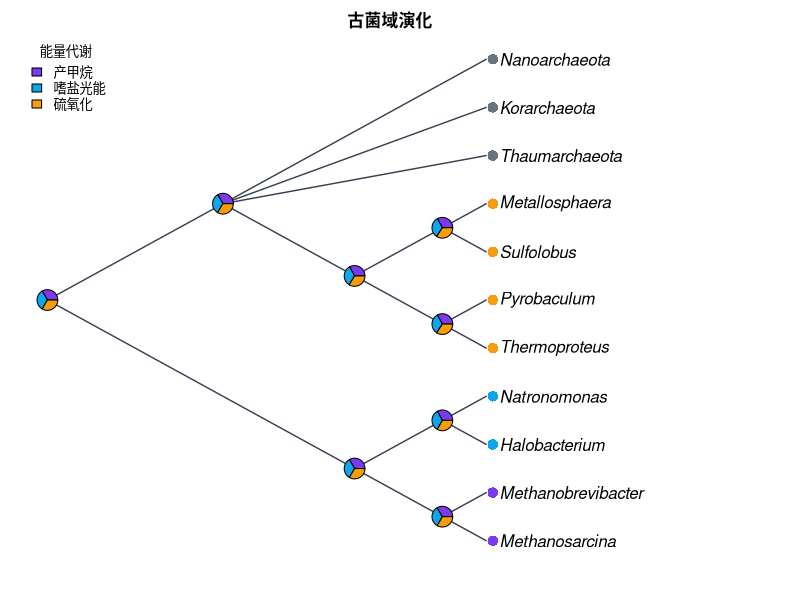

This figure's R source:
#!/usr/bin/env Rscript
# CladeForge reproducible-analysis script
# Project : 古菌域演化
# Format  : CladeForge project v0.1.0
#
# What this script reproduces, and what it does not:
#   REPRODUCED (same algorithms as the application):
#     * Sankoff parsimony with the project's step matrix (advisory baseline);
#     * equal-rates Mk ancestral-state reconstruction (pruning + up-pass), i.e.
#       the posterior probabilities the app reports.
#   APPROXIMATED:
#     * a PDF figure drawn from the same data — character-coloured tips,
#       posterior pies, legend — in the project's cladogram layout
#       (equal branch spacing, like the CladeForge cladogram (branch lengths ignored)). It is NOT a pixel copy of the on-screen figure: manual
#       node positions, collapsed clades, custom reticulation edges, era bands
#       and the interactive ladderising order are GUI state that ape does not
#       consume. The topology, tip labels, states and posteriors are identical;
#       the geometry is a same-data rendering.
#   Branch lengths: present, used as given.
# Run with: Rscript this_file.R   (install.packages("ape") if needed)

library(ape)

# The tree is assembled from vectors rather than parsed from Newick, so every
# label survives byte-exact even where ape's own reader would mangle it.
tree <- structure(
  list(
    edge = matrix(c(12, 13, 12, 14, 13, 15, 13, 16, 14, 17, 14, 1, 14, 2, 14, 3, 15, 4, 15, 5, 16, 6, 16, 7, 17, 18, 17, 19, 18, 8, 18, 9, 19, 10, 19, 11), ncol = 2, byrow = TRUE),
    edge.length = c(500, 600, 700, 800, 200, 300, 400, 500, 2800, 2800, 2700, 2700, 600, 700, 2600, 2600, 2500, 2500),
    Nnode = 8L,
    tip.label = c("Thaumarchaeota", "Korarchaeota", "Nanoarchaeota", "Methanosarcina", "Methanobrevibacter", "Halobacterium", "Natronomonas", "Thermoproteus", "Pyrobaculum", "Sulfolobus", "Metallosphaera"),
    node.label = c("Asgard", "Euryarchaeota", "Tetrarchaeota", "Methanobacteriales", "Halobacteriales", "Crenarchaeota", "Thermoproteales", "Sulfolobales")
  ),
  class = "phylo"
)

# Branch lengths, with an explicit unit-length fallback: a cladogram-only project
# serialises no lengths at all, and 1 / mean(NULL) would poison every
# transition probability below.
bl <- tree$edge.length
if (is.null(bl) || !any(is.finite(bl) & bl > 0)) {
  bl <- rep(1, nrow(tree$edge))
  cat("NOTE: the tree carries no usable branch lengths; Mk probabilities and the\n")
  cat("      figure use unit (equal) branch lengths, i.e. topology-only inference.\n\n")
}

# Equal-rates Mk rate: one expected substitution per mean branch, so the
# transition probabilities are invariant to the tree's absolute scale. Every
# length above is already resolved the way the application resolves it (a
# recorded 0 is a real zero; unset / negative / non-finite became 1), so the mean
# runs over ALL of them — filtering here would drop zero-length and unmeasured
# edges from the average and make this script reconstruct at a different rate
# than the application reports. Deriving it from the fallback-protected bl
# above is what keeps the rate finite for a cladogram-only project.
rate <- 1 / mean(bl)


characters <- list(
  list(
    name = "能量代谢",
    type = "discrete",
    states = c("产甲烷", "嗜盐光能", "硫氧化"),
    colors = c("#7c3aed", "#0ea5e9", "#f59e0b"),
    cost = NULL,
    tips = c("Methanosarcina" = "产甲烷", "Methanobrevibacter" = "产甲烷", "Halobacterium" = "嗜盐光能", "Natronomonas" = "嗜盐光能", "Thermoproteus" = "硫氧化", "Pyrobaculum" = "硫氧化", "Sulfolobus" = "硫氧化", "Metallosphaera" = "硫氧化")
  ),
  list(
    name = "温度适应性",
    type = "discrete",
    states = c("超嗜热", "嗜热", "中温"),
    colors = c("#dc2626", "#f97316", "#22c55e"),
    cost = NULL,
    tips = c("Methanosarcina" = "中温", "Methanobrevibacter" = "中温", "Halobacterium" = "中温", "Natronomonas" = "中温", "Thermoproteus" = "超嗜热", "Pyrobaculum" = "超嗜热", "Sulfolobus" = "嗜热", "Metallosphaera" = "嗜热")
  )
)

# --- helpers ----------------------------------------------------------------

## Equal-rates (ER) Mk transition matrix P(t): the same closed form used by
## CladeForge's inference assistant. The rate is scaled by the mean branch
## length so probabilities are invariant to the tree's absolute scale.
p_er <- function(t, k, rate) {
  e <- exp(-k * rate * t)
  P <- matrix(1 / k, k, k) - (1 / k) * e
  diag(P) <- 1 / k + ((k - 1) / k) * e
  P
}

## Sankoff parsimony down/up pass. 'cost' is k x k; tips absent from tip_states
## are treated as missing data.
sankoff <- function(tree, tip_states, states, cost) {
  ntip <- length(tree$tip.label)
  k <- length(states)
  sidx <- setNames(seq_len(k), states)
  x <- sidx[tip_states[tree$tip.label]]
  parent <- tree$edge[, 1]
  child <- tree$edge[, 2]
  kids <- split(child, parent)
  root <- setdiff(unique(parent), unique(child))
  g <- matrix(0, nrow = ntip + tree$Nnode, ncol = k)
  rownames(g) <- as.character(seq_len(ntip + tree$Nnode))
  ## Down-pass: internal node indices decrease from root, so descending order
  ## visits children before parents.
  for (v in sort(as.integer(names(kids)), decreasing = TRUE)) {
    for (i in seq_len(k)) {
      total <- 0
      for (ch in kids[[as.character(v)]]) {
        if (ch <= ntip) {
          xi <- x[[ch]]
          if (is.na(xi)) next
          total <- total + min(cost[i, ] + ifelse(seq_len(k) == xi, 0, Inf))
        } else {
          total <- total + min(cost[i, ] + g[as.character(ch), ])
        }
      }
      g[as.character(v), i] <- total
    }
  }
  ## Up-pass: assign each node a state minimising cost given its parent.
  node_state <- integer(ntip + tree$Nnode)
  walk <- function(v, parent_state) {
    base <- if (parent_state == 0L) rep(0, k) else cost[parent_state, ]
    scores <- base + g[as.character(v), ]
    best <- which.min(scores)
    node_state[v] <<- best
    for (ch in kids[[as.character(v)]]) {
      if (ch > ntip) walk(ch, best)
    }
  }
  walk(root, 0L)
  list(cost = min(g[as.character(root), ]),
       states = node_state, k = k)
}

## Equal-rates Mk marginal ancestral reconstruction: Felsenstein pruning
## (down-pass) + parent/sibling up-pass, normal space. Uses the script-level
## 'bl' (which already falls back to unit lengths when the tree has none) and the
## script-level 'rate' (= 1 / mean usable branch length); both are bound before
## this function is ever called. For very large or very unbalanced trees prefer
## log-space implementations (phangorn::ace, phytools).
mk_asr <- function(tree, tip_states, states) {
  ntip <- length(tree$tip.label)
  k <- length(states)
  sidx <- setNames(seq_len(k), states)
  x <- sidx[tip_states[tree$tip.label]]
  parent <- tree$edge[, 1]
  child <- tree$edge[, 2]
  kids <- split(seq_along(child), parent)  # edge-row indices per parent
  root <- setdiff(unique(parent), unique(child))
  L <- matrix(1, nrow = ntip + tree$Nnode, ncol = k)
  rownames(L) <- as.character(seq_len(ntip + tree$Nnode))
  for (v in sort(as.integer(names(kids)), decreasing = TRUE)) {
    rows <- kids[[as.character(v)]]
    vec <- rep(1, k)
    for (r in rows) {
      ch <- child[r]
      m <- if (ch <= ntip) {
        xi <- x[[ch]]
        if (is.na(xi)) rep(1, k) else as.numeric(seq_len(k) == xi)
      } else L[as.character(ch), ]
      vec <- vec * (p_er(bl[r], k, rate) %*% m)
    }
    s <- sum(vec)
    L[as.character(v), ] <- if (s > 0) vec / s else rep(1 / k, k)
  }
  G <- matrix(1 / k, nrow = ntip + tree$Nnode, ncol = k)
  rownames(G) <- rownames(L)
  for (v in sort(as.integer(names(kids)))) {
    rows <- kids[[as.character(v)]]
    for (r in rows) {
      ch <- child[r]
      if (ch <= ntip) next
      sib_msg <- rep(1, k)
      for (r2 in rows) {
        ch2 <- child[r2]
        if (ch2 == ch) next
        m2 <- if (ch2 <= ntip) {
          xi <- x[[ch2]]
          if (is.na(xi)) rep(1, k) else as.numeric(seq_len(k) == xi)
        } else L[as.character(ch2), ]
        sib_msg <- sib_msg * (p_er(bl[r2], k, rate) %*% m2)
      }
      G[as.character(ch), ] <- p_er(bl[r], k, rate) %*% (G[as.character(v), ] * sib_msg)
      G[as.character(ch), ] <- G[as.character(ch), ] / sum(G[as.character(ch), ])
    }
  }
  post <- L * G
  post <- post / rowSums(post)
  list(posterior = post)
}

# --- analysis ---------------------------------------------------------------

cat("CladeForge reproducible analysis\n")
cat("Tree:", Ntip(tree), "tips,", tree$Nnode, "internal nodes\n\n")

internal_nodes <- (length(tree$tip.label) + 1):(length(tree$tip.label) + tree$Nnode)

for (ch in characters) {
  cat("== Character:", ch$name, "==\n")
  if (ch$type != "discrete" || length(ch$states) < 2) {
    cat("   continuous or single-state: exported as data only\n\n")
    next
  }
  scored <- ch$tips[names(ch$tips) %in% tree$tip.label]
  cost <- ch$cost
  if (is.null(cost)) {
    k <- length(ch$states)
    cost <- matrix(1, k, k); diag(cost) <- 0
  }
  sp <- sankoff(tree, scored, ch$states, cost)
  cat(sprintf("   Sankoff minimum cost: %g (step-matrix units)\n", sp$cost))
  asr <- mk_asr(tree, scored, ch$states)
  cat("   Mk posterior at each internal node (states:",
      paste(ch$states, collapse = " / "), ")\n")
  print(round(asr$posterior[as.character(internal_nodes), , drop = FALSE], 3))
  cat("\n")
}

# --- figure -----------------------------------------------------------------
# A same-data rendering of the GUI figure: character-coloured tips (first
# discrete character) + posterior pies at internal nodes + auto legend, in the
# layout the project is displayed as. Manual positions / collapsed clades /
# custom edges / era bands are GUI-only and are not reproduced here.

discrete <- Filter(function(ch) ch$type == "discrete" && length(ch$states) >= 2, characters)

# cairo_pdf renders unicode labels reliably; use pdf() if cairo is unavailable.
cairo_pdf("cladeforge_reconstruction.pdf", width = 9, height = 7)
par(mar = c(2, 1, 2, 2), xpd = NA)
cat("Figure layout: type = cladogram, use.edge.length = FALSE",
    "(equal branch spacing, like the CladeForge cladogram (branch lengths ignored))\n")
plot(tree, type = "cladogram", use.edge.length = FALSE,
     show.tip.label = TRUE,
     label.offset = 0.3,
     edge.color = "#374151", edge.width = 1.4)
title(main = "古菌域演化", cex.main = 1.0)

if (length(discrete) > 0) {
  main <- discrete[[1]]
  scored <- main$tips[names(main$tips) %in% tree$tip.label]
  k <- length(main$states)
  cost <- main$cost
  if (is.null(cost)) { cost <- matrix(1, k, k); diag(cost) <- 0 }

  tip_col <- rep("#6b7280", Ntip(tree))
  names(tip_col) <- tree$tip.label
  for (lab in names(scored)) tip_col[[lab]] <- main$colors[[match(scored[[lab]], main$states)]]
  tiplabels(pch = 16, col = tip_col, cex = 1.4, offset = 0.15)

  asr <- mk_asr(tree, scored, main$states)
  nodelabels(node = internal_nodes, pie = asr$posterior[as.character(internal_nodes), , drop = FALSE],
             piecol = main$colors, cex = 0.7)
  legend("topleft", legend = main$states, fill = main$colors,
         title = main$name, bty = "n", cex = 0.8)
}

dev.off()

cat("Wrote cladeforge_reconstruction.pdf\n")
